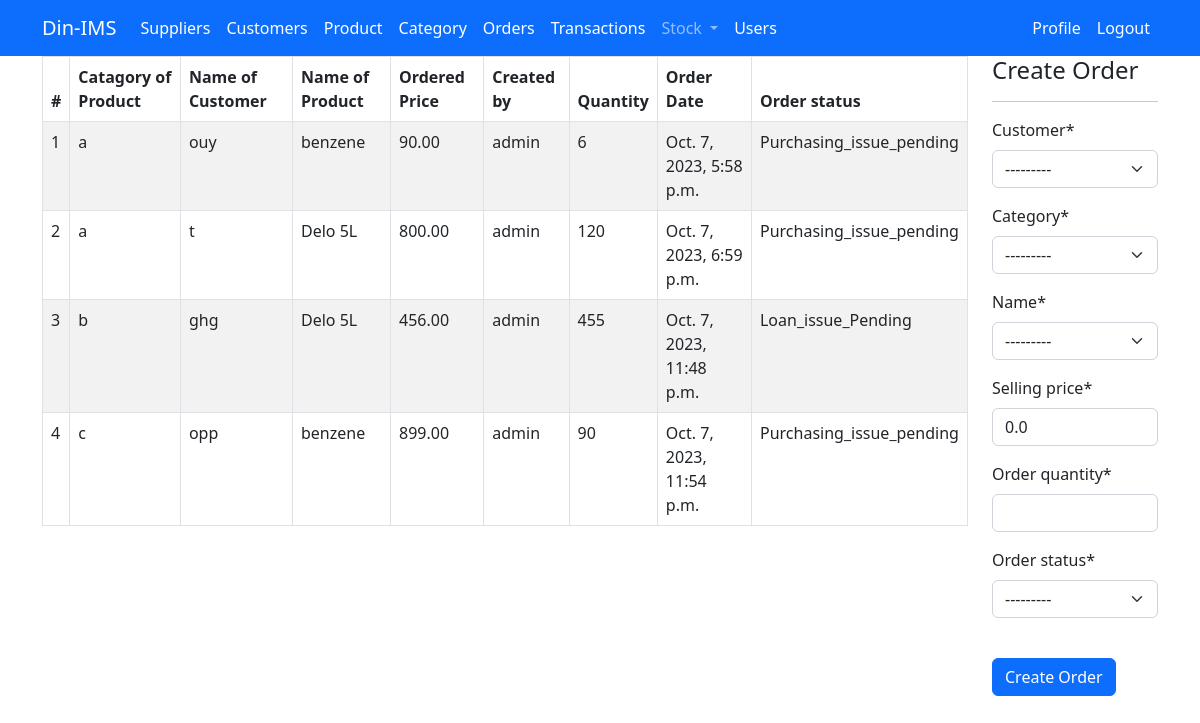
The page /inventory/orders/ (signed in) on the database its author committed.
### inventory/models.py (models this page shows, shortened)
class Order(models.Model):
    order_status_choices = (
        ('Loan_issue_Pending', 'Loan_issue_Pending'),
        ('Purchasing_issue_pending', 'Purchasing_issue_pending'),
        ('Issued', 'Issued')
    )
    customer = models.ForeignKey(Customer,  on_delete=models.CASCADE, null=True)
    category = models.ForeignKey(Category,  on_delete=models.CASCADE, null=True)
    name = models.ForeignKey(Item,  on_delete=models.CASCADE, null=True)
    selling_price = models.DecimalField(max_digits=10, decimal_places=2, default=0.00)
    created_by = models.ForeignKey(User, models.CASCADE, null=True)
    order_quantity = models.PositiveIntegerField(null=True)
    date = models.DateTimeField(auto_now_add=True)
    order_status= models.CharField(max_length=100, choices=order_status_choices, null=True)

class Category(models.Model):
    name = models.CharField(max_length=100, null=True)
    description = models.CharField(max_length=250, null=True)
    status = models.CharField(max_length=100, null=True)
    date_added = models.DateTimeField(auto_now_add=True)
    def __str__(self):
        return self.name

class Customer(models.Model):
    name = models.CharField(max_length=150)
    phone = models.CharField(max_length=12, unique=True)
    address = models.CharField(max_length=200)
    email = models.EmailField(max_length=254, unique=True)
    tin_no = models.CharField(max_length=15)
    is_deleted = models.BooleanField(default=False)
    def __str__(self):
	    return self.name

class Item(models.Model):
    name = models.CharField(max_length=120)
    amount = models.PositiveBigIntegerField(default=0)
    supplier = models.ForeignKey(Supplier,  on_delete=models.CASCADE, null=True)
    category = models.ForeignKey(Category,  on_delete=models.CASCADE, null=True)
    price = models.DecimalField(max_digits=10, decimal_places=2, default=0.00)
    created_by = models.ForeignKey(User, on_delete=models.DO_NOTHING)
    created_date = models.DateTimeField(auto_now_add=True)
    initial_amount = models.PositiveIntegerField(null=True, blank=True)
    def __str__(self):
         return self.name

### inventory/views.py (the view)
# urls.py: path("orders/", views.orders, name="orders"),
@login_required
def orders(request):
    orders = Order.objects.all()
    print([i for i in request])
    if request.method == "POST":
        form = OrderForm(request.POST)
        if form.is_valid():
            instance = form.save(commit=False)
            instance.created_by = request.user
            instance.save()
            return redirect("orders")
    else:
        form = OrderForm()
    context = {"title": "Orders", "orders": orders, "form": form}
    return render(request, "inventory/orders.html", context)

### inventory/forms.py
class OrderForm(forms.ModelForm):
    class Meta:
        model = Order
        fields = [  "customer", "category", "name" ,"selling_price", "order_quantity",'order_status']

### inventory/templates/inventory/orders.html (shortened to what this page needs)
{% extends 'inventory/base.html' %}
{% load crispy_forms_tags %}
{% block content %}
<div class="container">
  <div class="row">
    <div class="col-md-10">
      <table class="table table-striped  table-bordered table-hovet">
        <thead class="thead-dark">
          <tr>
            <th scope="col">#</th>
            <th scope="col">Catagory of Product</th>
            <th scope="col">Name of Customer</th>
            <th scope="col">Name of  Product</th>
            <th scope="col">Ordered Price</th>
            <th scope="col">Created by</th>
            <th scope="col">Quantity</th>
            <th scope="col">Order Date</th>
            <th scope="col">Order status</th>
          </tr>
        </thead>
        {% if user.is_staff and user.is_superuser %}
        <tbody>
          {% for order in orders %}
          <tr style='cursor: pointer; cursor: hand;'>
            <td>{{ forloop.counter }}</td>
            <td>{{ order.category }}</td>
            <td>{{ order.customer}}</td>
            <td>{{ order.name }}</td>
            <td>{{ order.selling_price }}</td>
            <td>{{ order.created_by }}</td>
            <td>{{order.order_quantity }}</td>
            <td>{{order.date }}</td>
            <td>{{ order.order_status }}</td>
          </tr>
          {% endfor %}
        </tbody>
        {% endif %}
      </table>
    </div>
      <div class="col-md-2 ml-3">
      <form method="POST">
        <h4>Create Order</h4>
        <hr>
        {{ form|crispy}}
        <br>
        <button type="submit" class="btn btn-primary">Create Order</button>
      </form>
    </div>
  </div>
</div>
{% endblock %}

### inventory/templates/inventory/base.html (shortened to what this page needs)
<!doctype html>
<html lang="en">
<head>
  <link href="https://cdn.jsdelivr.net/npm/bootstrap@5.2.0-beta1/dist/css/bootstrap.min.css" rel="stylesheet"
>
</head>
<body>
  {% if user.is_authenticated and user.is_staff and user.is_superuser%}
  <nav class="navbar navbar-expand-lg navbar-dark bg-primary">
    <div class="container">
      <a class="navbar-brand" href="{% url 'dash' %}">Din-IMS </a>
      <div class="collapse navbar-collapse" id="navbarSupportedContent">
        <ul class="navbar-nav me-auto mb-2 mb-lg-0">
        <li class="nav-item">
          <a class="nav-link active" aria-current="page" href="{% url 'suppliers' %}">Suppliers</a>
        </li>
        <li class="nav-item">
            <a class="nav-link active" aria-current="page" href="{% url 'customers' %}">Customers</a>
        </li>
        <li class="nav-item">
          <a class="nav-link active" aria-current="page" href="{% url 'all-items' %}">Product</a>
        </li>
        <li class="nav-item">
          <a class="nav-link active" aria-current="page" href="{% url 'category' %}">Category</a>
        </li>
        <li class="nav-item">
          <a class="nav-link active" aria-current="page" href="{% url 'orders' %}">Orders</a>
        </li>
        <li class="nav-item">
          <li class="nav-item">
            <a class="nav-link active" aria-current="page" href="{% url 'issue-history' %}">Transactions</a>
          </li>
        <li class="nav-item dropdown">
          <a class="nav-link dropdown-toggle" href="#" role="button" data-bs-toggle="dropdown" aria-expanded="false">Stock </a>
        </li>
          <li class="nav-item">
            <a class="nav-link active" aria-current="page" href="{% url 'users' %}">Users</a>
          </li>
        </ul>
        <ul class="navbar-nav ml-auto mb-2 mb-lg-0">
          <li class="nav-item">
            <a class="nav-link active" aria-current="page" href="{% url 'user' %}">Profile</a>
          </li>
          <li class="nav-item">
            <a class="nav-link active" href="{% url 'logout' %}">Logout</a>
          </li>
        </ul>
      </div>
    </div>
  </nav>
  {% endif %}
  {% block content %}
  {% endblock %}
</body>
</html>

### rows shown on the page
Order: category "a", customer "ouy", name "benzene", selling_price "90.00", created_by "admin", order_quantity "6", date "Oct. 7, 2023, 5:58 p.m.", order_status "Purchasing_issue_pending"
Order: category "a", customer "t", name "Delo 5L", selling_price "800.00", created_by "admin", order_quantity "120", date "Oct. 7, 2023, 6:59 p.m.", order_status "Purchasing_issue_pending"
Order: category "b", customer "ghg", name "Delo 5L", selling_price "456.00", created_by "admin", order_quantity "455", date "Oct. 7, 2023, 11:48 p.m.", order_status "Loan_issue_Pending"
Order: category "c", customer "opp", name "benzene", selling_price "899.00", created_by "admin", order_quantity "90", date "Oct. 7, 2023, 11:54 p.m.", order_status "Purchasing_issue_pending"
Item: category "---------"
Customer: name "---------"
